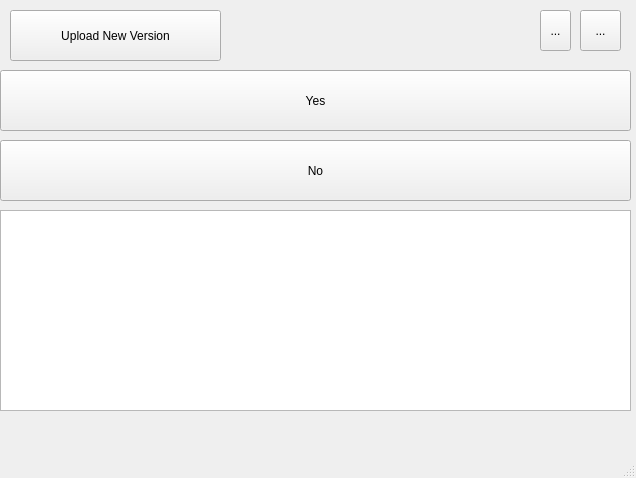
<?xml version="1.0" encoding="UTF-8"?>
<ui version="4.0">
 <class>MainWindow</class>
 <widget class="QMainWindow" name="MainWindow">
  <property name="geometry">
   <rect>
    <x>0</x>
    <y>0</y>
    <width>636</width>
    <height>478</height>
   </rect>
  </property>
  <property name="windowTitle">
   <string>Elixys Installer</string>
  </property>
  <widget class="QWidget" name="centralwidget">
   <widget class="QPushButton" name="upload_btn">
    <property name="geometry">
     <rect>
      <x>10</x>
      <y>10</y>
      <width>211</width>
      <height>51</height>
     </rect>
    </property>
    <property name="text">
     <string>Upload New Version</string>
    </property>
   </widget>
   <widget class="QTextEdit" name="status_txt">
    <property name="geometry">
     <rect>
      <x>0</x>
      <y>210</y>
      <width>631</width>
      <height>201</height>
     </rect>
    </property>
    <property name="readOnly">
     <bool>true</bool>
    </property>
   </widget>
   <widget class="QPushButton" name="yes_btn">
    <property name="geometry">
     <rect>
      <x>0</x>
      <y>70</y>
      <width>631</width>
      <height>61</height>
     </rect>
    </property>
    <property name="text">
     <string>Yes</string>
    </property>
   </widget>
   <widget class="QPushButton" name="no_btn">
    <property name="geometry">
     <rect>
      <x>0</x>
      <y>140</y>
      <width>631</width>
      <height>61</height>
     </rect>
    </property>
    <property name="text">
     <string>No</string>
    </property>
   </widget>
   <widget class="QToolButton" name="toolButton">
    <property name="geometry">
     <rect>
      <x>540</x>
      <y>10</y>
      <width>31</width>
      <height>41</height>
     </rect>
    </property>
    <property name="text">
     <string>...</string>
    </property>
    <property name="icon">
     <iconset>
      <normaloff>1448244482_ic_network_wifi_48px.png</normaloff>1448244482_ic_network_wifi_48px.png</iconset>
    </property>
    <property name="iconSize">
     <size>
      <width>40</width>
      <height>40</height>
     </size>
    </property>
   </widget>
   <widget class="QToolButton" name="toolButton_2">
    <property name="geometry">
     <rect>
      <x>580</x>
      <y>10</y>
      <width>41</width>
      <height>41</height>
     </rect>
    </property>
    <property name="text">
     <string>...</string>
    </property>
    <property name="icon">
     <iconset>
      <normaloff>noun_176244_cc.png</normaloff>noun_176244_cc.png</iconset>
    </property>
    <property name="iconSize">
     <size>
      <width>40</width>
      <height>40</height>
     </size>
    </property>
   </widget>
  </widget>
  <widget class="QMenuBar" name="menubar">
   <property name="geometry">
    <rect>
     <x>0</x>
     <y>0</y>
     <width>636</width>
     <height>31</height>
    </rect>
   </property>
  </widget>
  <widget class="QStatusBar" name="statusbar"/>
 </widget>
 <resources/>
 <connections/>
</ui>
